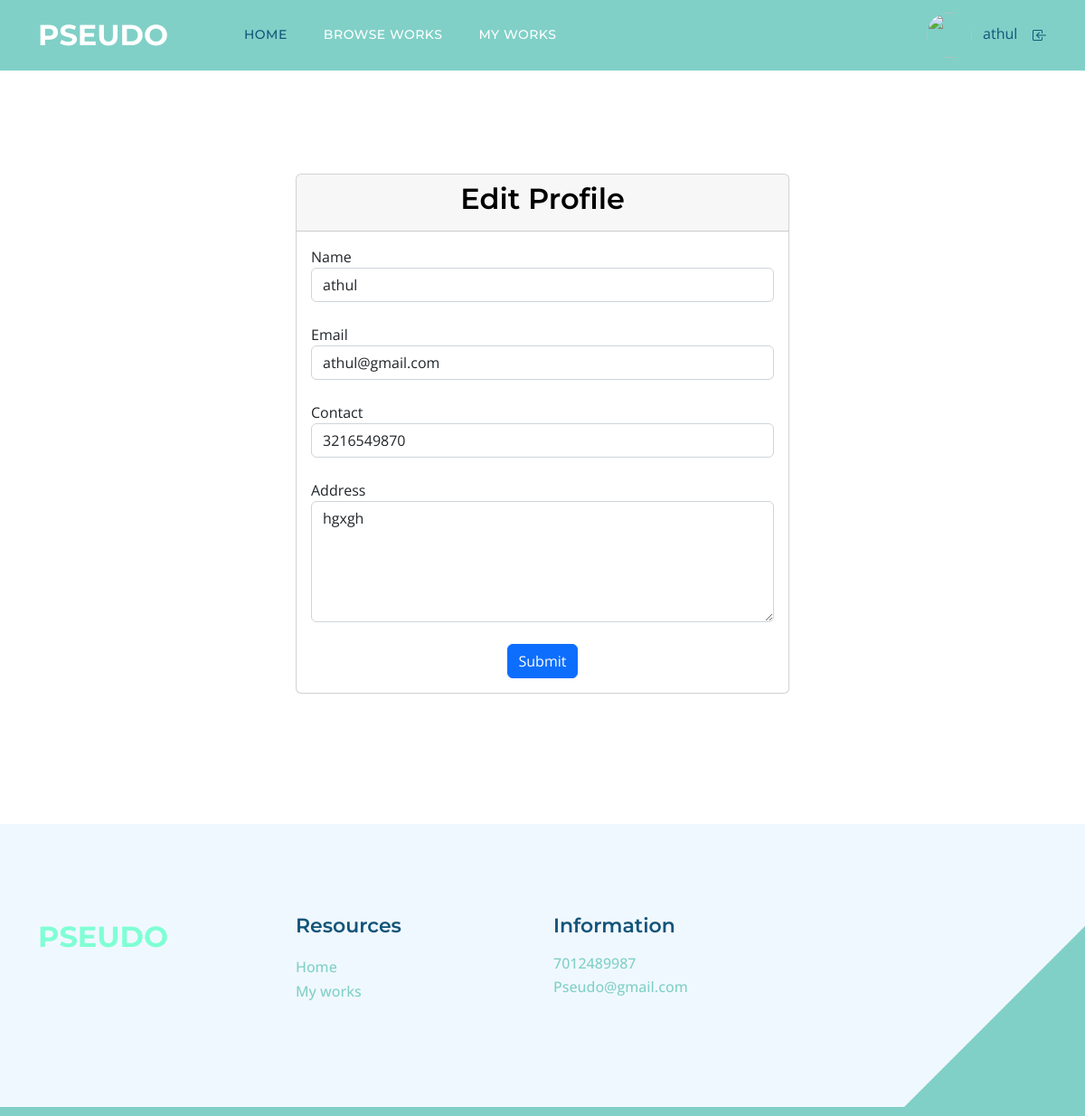
The app's page /Freelan/FEdit_profile.php (signed in) with its own data.
### tables this page shows
CREATE TABLE `tbl_freelan` (
  `freelan_id` int(11) NOT NULL,
  `freelan_name` varchar(50) NOT NULL,
  `freelan_email` varchar(50) NOT NULL,
  `place_id` int(11) NOT NULL,
  `freelan_address` varchar(200) NOT NULL,
  `freelan_photo` varchar(50) NOT NULL,
  `freelan_proof` varchar(50) NOT NULL,
  `freelan_password` varchar(50) NOT NULL,
  `freelan_dob` varchar(20) NOT NULL,
  `freelan_contact` varchar(20) NOT NULL,
  `freelan_status` int(11) NOT NULL,
  `freelan_gender` varchar(50) NOT NULL
);

### Freelan/FEdit_profile.php (the view, shortened to what this page needs)
<?php
include('Header.php');
?>
<!DOCTYPE html>
<html xmlns="http://www.w3.org/1999/xhtml">
<head>
</head>
<body>
<div class="container mt-5">
    <div class="row justify-content-center">
        <div class="col-md-6">
            <div class="card">
                <div class="card-header text-center">
                    <h3>Edit Profile</h3>
                </div>
                <div class="card-body">
                    <?php
                    $selqry = "SELECT * FROM tbl_freelan WHERE freelan_id=" . $_SESSION['fid'];
                    $freelan = $con->query($selqry);
                    $data = $freelan->fetch_assoc();
                    ?>
                    <form id="form1" name="form1" method="post" action="">
                        <div class="form-group">
                            <label for="txt_name">Name</label>
                            <input type="text" name="txt_name" value="<?php echo $data['freelan_name']; ?>" id="txt_name" class="form-control" />
                        </div>
                        <br>
                        <div class="form-group">
                            <label for="txt_email">Email</label>
                            <input type="email" name="txt_email" value="<?php echo $data['freelan_email']; ?>" id="txt_email" class="form-control" />
                        </div>
                        <br>
                        <div class="form-group">
                            <label for="txt_contact">Contact</label>
                            <input type="text" name="txt_contact" value="<?php echo $data['freelan_contact']; ?>" id="txt_contact" class="form-control" />
                        </div>
                        <br>
                        <div class="form-group">
                            <label for="txt_address">Address</label>
                            <textarea name="txt_address" id="txt_address" cols="45" rows="5" class="form-control"><?php echo $data['freelan_address']; ?></textarea>
                        </div>
                        <br>
                        <div class="text-center">
                            <button type="submit" name="btn_submit" id="btn_submit" class="btn btn-primary">Submit</button>
                        </div>
                    </form>
                </div>
            </div>
        </div>
    </div>
</div>
</body>
<?php
include('Footer.php');
?>
</html>

### Asset/Templates/Main/css/templatemo-topic-listing.css (style rules this page uses)
:root { --white-color: #ffffff; --primary-color: #13547a; --secondary-color: #80d0c7; --section-bg-color: #f0f8ff; --custom-btn-bg-color: #80d0c7; --custom-btn-bg-hover-color: #13547a; --dark-color: #000000; --p-color: #717275; --border-color: #7fffd4; --link-hover-color: #13547a; --body-font-family: 'Open Sans', sans-serif; --title-font-family: 'Montserrat', sans-serif; --h1-font-size: 58px; --h2-font-size: 46px; --h3-font-size: 32px; --h4-font-size: 28px; --h5-font-size: 24px; --h6-font-size: 22px; --p-font-size: 20px; --menu-font-size: 14px; --btn-font-size: 18px; --copyright-font-size: 16px; --border-radius-large: 100px; --border-radius-medium: 20px; --border-radius-small: 10px; --font-weight-normal: 400; --font-weight-medium: 500; --font-weight-semibold: 600; --font-weight-bold: 700; }
body { background-color: var(--white-color); font-family: var(--body-font-family); }
h2, h3, h4, h5, h6 { color: var(--dark-color); }
h1, h2, h3, h4, h5, h6 { font-family: var(--title-font-family); font-weight: var(--font-weight-semibold); }
h3 { font-size: var(--h3-font-size); }
a, button { touch-action: manipulation; transition: all 0.3s; }

### records on screen
tbl_freelan: txt_name "athul", txt_email "athul@gmail.com", txt_contact "3216549870", txt_address "hgxgh"

### other values on screen
$_SESSION['FName'] "athul"
